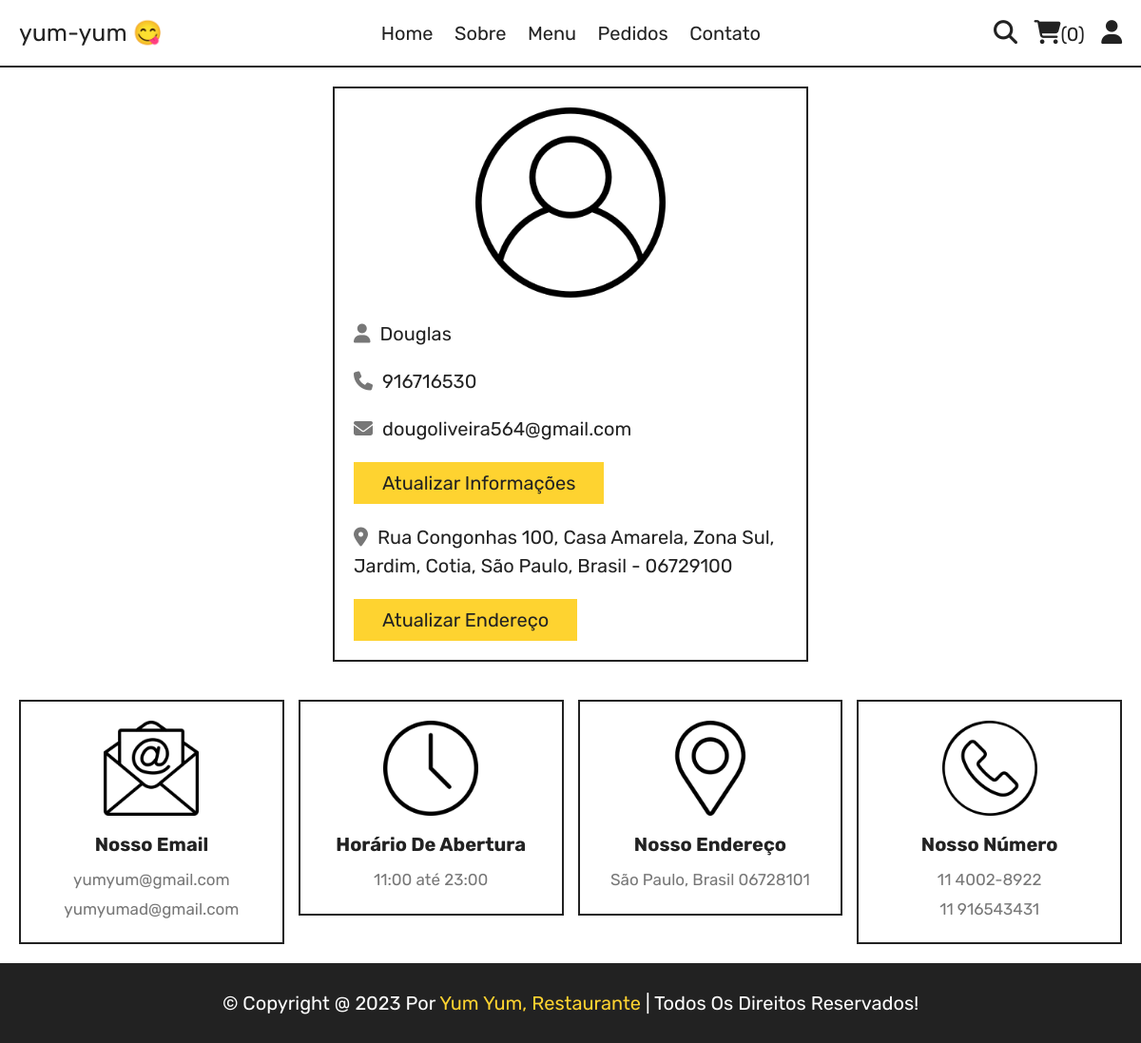
The app's page /profile.php (signed in) with its own data.
### tables this page shows
CREATE TABLE `users` (
  `id` int(100) NOT NULL,
  `name` varchar(20) NOT NULL,
  `email` varchar(50) NOT NULL,
  `number` varchar(10) NOT NULL,
  `password` varchar(50) NOT NULL,
  `address` varchar(500) NOT NULL
);

### profile.php (the view, shortened to what this page needs)
<?php
include 'components/connect.php';
?>
<!DOCTYPE html>
<html lang="pt-br">
<head>
   <link rel="stylesheet" href="https://cdnjs.cloudflare.com/ajax/libs/font-awesome/6.1.1/css/all.min.css">
   <link rel="stylesheet" href="css/style.css">
</head>
<body>
<?php include 'components/user_header.php'; ?>
<section class="user-details">
   <div class="user">
      <img src="images/user-icon.png" alt="">
      <p><i class="fas fa-user"></i><span><span><?= $fetch_profile['name']; ?></span></span></p>
      <p><i class="fas fa-phone"></i><span><?= $fetch_profile['number']; ?></span></p>
      <p><i class="fas fa-envelope"></i><span><?= $fetch_profile['email']; ?></span></p>
      <a href="update_profile.php" class="btn">Atualizar informações</a>
      <p class="address"><i class="fas fa-map-marker-alt"></i><span><?php if($fetch_profile['address'] == ''){echo 'Seu endereço';}else{echo $fetch_profile['address'];} ?></span></p>
      <a href="update_address.php" class="btn">Atualizar endereço</a>
   </div>
</section>
<?php include 'components/footer.php'; ?>
</body>
</html>

### css/style.css (style rules this page uses)
:root { --yellow:#fed330; --red:#e74c3c; --white:#fff; --black:#222; --light-color:#777; --border:.2rem solid var(--black); }
* { font-family: 'Rubik', sans-serif; margin:0; padding:0; box-sizing: border-box; outline: none; border: none; text-decoration: none; }
html { font-size: 62.5%; overflow-x: hidden; scroll-behavior: smooth; stop-opacity: 7rem; }
section { margin:0 auto; max-width: 1200px; padding:2rem; }
.btn, .delete-btn { margin-top: 1rem; display: inline-block; font-size: 2rem; padding:1rem 3rem; cursor: pointer; text-transform: capitalize; transition: .2s linear; }
.btn { background-color: var(--yellow); color:var(--black); }
.user-details .user { max-width: 50rem; margin:0 auto; border:var(--border); padding:2rem; }
.user-details .user img { width: 100%; height: 20rem; object-fit: contain; margin-bottom: 1rem; }
.user-details .user p { padding:1rem 0; line-height: 1.5; font-size: 2rem; }
.user-details .user p span { color:var(--black); }
.user-details .user p i { margin-right: 1rem; color:var(--light-color); }
.user-details .user .address { margin-top: 1rem; }

### records on screen
users: name "Douglas", number "916716530", email "dougoliveira564@gmail.com", address "Rua Congonhas 100, Casa Amarela, Zona Sul, Jardim, Cotia, São Paulo, Brasil - 06729100"

### other values on screen
$total_cart_items "0"
